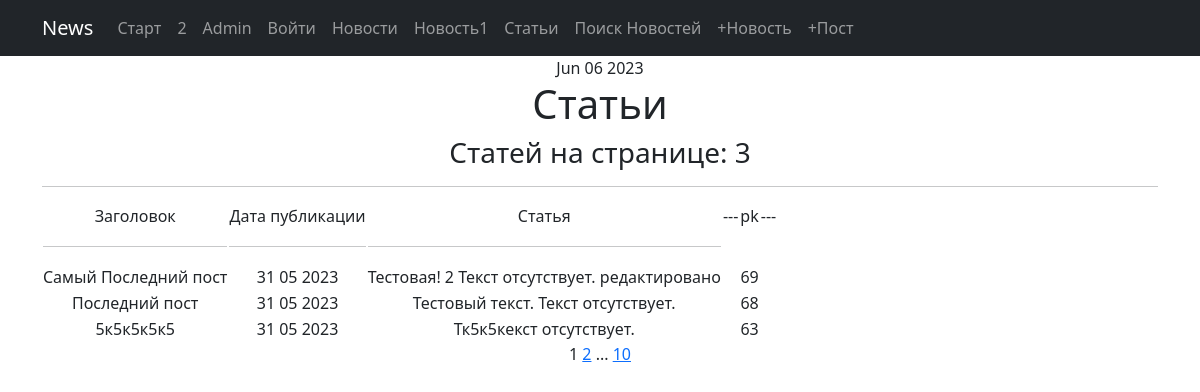
The app's page /article/ with its own data.
### News_Portal/models.py (models this page shows, shortened)
class Post(models.Model):
    article = 'AR'
    news = 'NE'
    POSITIONS = [
        (article, 'Статья'),
        (news, 'Новость')
    ]
    author = models.ForeignKey('Author', on_delete=models.CASCADE)  # связь «один ко многим» с моделью Author;
    position = models.CharField(max_length=2, choices=POSITIONS, default=article)  # «статья» или «новость»;
    date_time = models.DateTimeField(auto_now_add=True)  # автоматически добавляемая дата и время создания;
    category = models.ManyToManyField('Category', through='PostCategory')  # связь «многие ко многим»
    title = models.CharField(max_length=50, unique=True)  # заголовок статьи/новости;
    text = models.TextField(default="Текст отсутствует.")  # текст статьи/новости;
    ratio = models.IntegerField(default=0)  # рейтинг статьи/новости."

### News_Portal/views.py (the view)
# urls.py: path('', ArticleList.as_view(), name='article_list'),
class ArticleList(ListView):
    queryset = Post.objects.filter(position='AR').order_by('-date_time')
    template_name = 'article.html'
    context_object_name = 'article_list'
    paginate_by = 3

### News_Portal/templatetags/custom_filters.py (called while the page is built)
@register.filter()
def censor(some_text, bad=bad_words):
    if not isinstance(some_text, str):
        raise NotAString()
    for bad_word in bad:
        i = -2
        while i != -1:
            i = some_text.lower().find(bad_word)
            if i >= 0:
                some_text = some_text[0:i + 1] + '*' * (len(bad_word) - 1) + some_text[i + len(bad_word):]
                print(type(some_text))
    return some_text

### News_Portal/templatetags/custom_tags.py (called while the page is built)
@register.simple_tag()
def current_time(format_string='%b %d %Y'):
    return datetime.utcnow().strftime(format_string)

### templates/article.html (shortened to what this page needs)
{% extends 'flatpages/default.html' %}
{% load custom_filters %}
{% block content %}
    <h1>Статьи</h1>
    <h3>Статей на странице:     {{ article_list|length }}   </h3>
    <hr>
    {% if article_list %}
    <table>
        <tr>
            <td>Заголовок </td>
            <td>Дата публикации  </td>
            <td>Статья</td>
            <td>---</td>
            <td>pk</td>
            <td>---</td>
        </tr>
        <tr>
            <td><hr></td>
            <td><hr></td>
            <td><hr></td>
        </tr>
        {% for post_ in article_list %}
        <tr>
            <td>{{ post_.title|censor}}</td>
            <td>{{ post_.date_time|date:' d m Y' }}</td>
            <td>{{ post_.text|truncatewords:20|censor }}</td>
            <td></td>
            <td>{{ post_.pk }}</td>
        </tr>
        {% endfor %}
    </table>
    {% else %}
    <h2>Статей нет !</h2>
    {% endif %}
   {{ page_obj.number }}
   {% if page_obj.has_next %}
       <a href="?page={{ page_obj.next_page_number }}">{{ page_obj.next_page_number }}</a>
       {% if paginator.num_pages != page_obj.next_page_number %}
           ...
           <a href="?page={{ page_obj.paginator.num_pages }}">{{ page_obj.paginator.num_pages }}</a>
       {% endif %}
   {% endif %}
{% endblock content %}

### records on screen
Post: title|censor "Самый Последний пост", date_time "31 05 2023", text|censor "Тестовая! 2 Текст отсутствует. редактировано", pk "69"
Post: title|censor "Последний пост", date_time "31 05 2023", text|censor "Тестовый текст. Текст отсутствует.", pk "68"
Post: title|censor "5к5к5к5к5", date_time "31 05 2023", text|censor "Тк5к5кекст отсутствует.", pk "63"

### other values on screen
{{ article_list|length }} "3"
{{ page_obj.number }} "1"
{{ page_obj.next_page_number }} "2"
{{ page_obj.paginator.num_pages }} "10"
